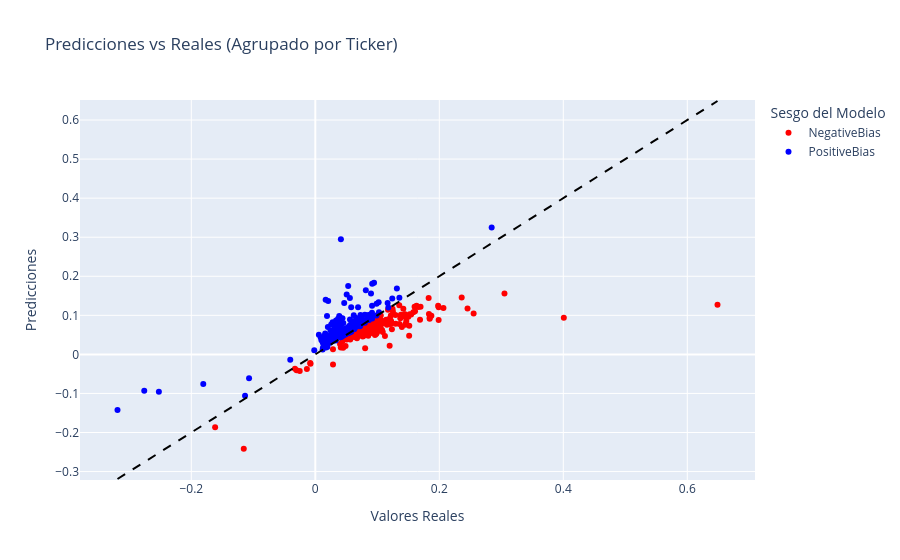

The cell this chart's notebook holds for it:
### Markdown cell above
Se generan 2 clusters segun las predicciones:
* Positive_Bias: si los residuos son mayores o iguales a cero.
* Negative_Bias: si los residuos son menores a cero.

### Code cell
# Se dividen los datos para predecir el valor de la última fecha disponible para cada ticker en el conjunto de test
X_train, X_test, y_train, y_test = split_ultimo(df, label=label, cols_excluded=predictores_a_eliminar)

# Predicciones en el conjunto de test
y_pred = pipe.predict(X_test)

# Recuperar el ticker usando el indice de y_test
tickers_test = df.loc[y_test.index, 'Ticker']

# Se calculan los residuos y el Cluster: PositiveBias / NegativeBias según el signo de los residuos
resultados_agrupados = procesar_resultados_prediccion(
    y_test=y_test, 
    y_pred=y_pred, 
    tickers=tickers_test
)

# Visualizar los resultados de la predicción
visualizar_resultados_predicciones(resultados_agrupados)

### Figure 1 — Plotly figure (JSON) as saved in the notebook; plotly's stock layout.template omitted (floating-point values rounded to 4 significant figures; data arrays with more than 128 entries replaced by an {"elided": "..."} marker saying what was removed)
{"data": [{"hovertemplate": "<b>%{hovertext}</b><br><br>Sesgo del Modelo=NegativeBias<br>Valores Reales=%{x}<br>Predicciones=%{y}<extra></extra>", "hovertext": {"elided": "239 str values"}, "legendgroup": "NegativeBias", "marker": {"color": "red", "symbol": "circle"}, "mode": "markers", "name": "NegativeBias", "orientation": "v", "showlegend": true, "type": "scatter", "x": {"elided": "239 float values"}, "xaxis": "x", "y": {"elided": "239 float values"}, "yaxis": "y"}, {"hovertemplate": "<b>%{hovertext}</b><br><br>Sesgo del Modelo=PositiveBias<br>Valores Reales=%{x}<br>Predicciones=%{y}<extra></extra>", "hovertext": {"elided": "196 str values"}, "legendgroup": "PositiveBias", "marker": {"color": "blue", "symbol": "circle"}, "mode": "markers", "name": "PositiveBias", "orientation": "v", "showlegend": true, "type": "scatter", "x": {"elided": "196 float values"}, "xaxis": "x", "y": {"elided": "196 float values"}, "yaxis": "y"}], "layout": {"legend": {"title": {"text": "Sesgo del Modelo"}, "tracegroupgap": 0}, "shapes": [{"line": {"color": "black", "dash": "dash", "width": 2}, "type": "line", "x0": -0.319, "x1": 0.6487, "y0": -0.319, "y1": 0.6487}], "title": {"text": "Predicciones vs Reales (Agrupado por Ticker)"}, "xaxis": {"anchor": "y", "domain": [0, 1], "title": {"text": "Valores Reales"}}, "yaxis": {"anchor": "x", "domain": [0, 1], "title": {"text": "Predicciones"}}}}
